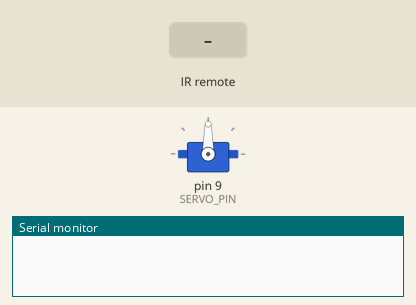
Bench run of a sketch on a simulated Arduino Uno, built with avr-gcc and run on an emulated ATmega328P. On the bench: servo, the last lines printed to the serial monitor. Inputs (shaded band) come from the test bench.

Above: at 1.2 s.
1.3 s: infrared code 0xFFA25D received
At 2.5 s:
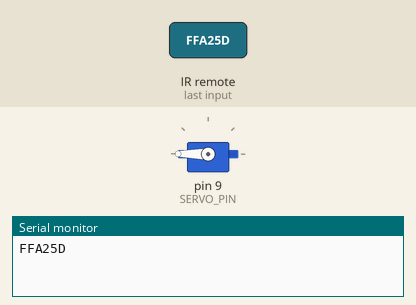
2.8 s: infrared code 0xFFE21D received
At 3.8 s:
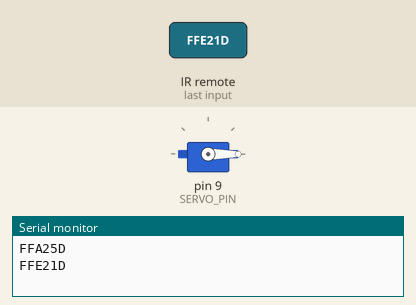
Timing chart, 0 to 5.8 s (numbered marks = the images above; inputs shaded):
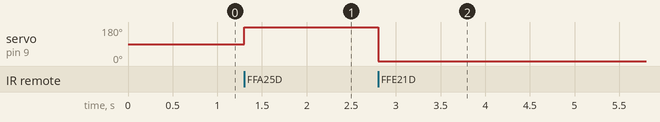

Measured:
- after the input at 1.3 s, servo on pin 9 (SERVO_PIN): 90° → 180° at once
- after the input at 2.8 s, servo on pin 9 (SERVO_PIN): 180° → 0° at once

The sketch:

IRremote_servo.ino
```cpp
#include <IRremote.h>
#include <Servo.h>

#define IR_PIN 10 // 红外接收器连接到Arduino的引脚
#define SERVO_PIN 9 // 舵机连接到Arduino的引脚

#define SERVO_MAX_ANGLE 180 // 舵机最大角度
#define SERVO_MIN_ANGLE 0 // 舵机最小角度

IRrecv irrecv(IR_PIN);
decode_results results;

Servo servoMotor;

void setup() {
  Serial.begin(9600);
  irrecv.enableIRIn(); // 启用红外接收器
  servoMotor.attach(SERVO_PIN); // 将舵机连接到对应引脚
}

void loop() {
  if (irrecv.decode(&results)) {
    Serial.println(results.value, HEX); // 输出接收到的红外信号值（16进制）
    switch(results.value) {
      case 0xFFA25D: // CH-键对应的红外信号值
        servoMotor.write(SERVO_MAX_ANGLE); // 转动舵机到最大角度位置
        delay(500); // 等待500毫秒
        break;
      case 0xFFE21D: // CH+键对应的红外信号值
        servoMotor.write(SERVO_MIN_ANGLE); // 转动舵机到最小角度位置
        delay(500); // 等待500毫秒
        break;
    }
    irrecv.resume(); // 继续接收下一个红外信号
  }
}
```
